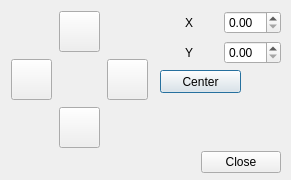
<?xml version="1.0" encoding="UTF-8"?>
<ui version="4.0">
 <class>PositionDialog</class>
 <widget class="QDialog" name="PositionDialog">
  <property name="geometry">
   <rect>
    <x>0</x>
    <y>0</y>
    <width>291</width>
    <height>180</height>
   </rect>
  </property>
  <property name="minimumSize">
   <size>
    <width>291</width>
    <height>180</height>
   </size>
  </property>
  <property name="maximumSize">
   <size>
    <width>291</width>
    <height>180</height>
   </size>
  </property>
  <property name="windowTitle">
   <string>Change Coordinates</string>
  </property>
  <property name="locale">
   <locale language="English" country="UnitedStates"/>
  </property>
  <widget class="QPushButton" name="centerButton">
   <property name="geometry">
    <rect>
     <x>160</x>
     <y>70</y>
     <width>81</width>
     <height>23</height>
    </rect>
   </property>
   <property name="text">
    <string>Center</string>
   </property>
  </widget>
  <widget class="QDialogButtonBox" name="buttonBox">
   <property name="geometry">
    <rect>
     <x>30</x>
     <y>150</y>
     <width>251</width>
     <height>25</height>
    </rect>
   </property>
   <property name="orientation">
    <enum>Qt::Horizontal</enum>
   </property>
   <property name="standardButtons">
    <set>QDialogButtonBox::Close</set>
   </property>
  </widget>
  <widget class="QWidget" name="layoutWidget">
   <property name="geometry">
    <rect>
     <x>160</x>
     <y>10</y>
     <width>121</width>
     <height>56</height>
    </rect>
   </property>
   <layout class="QGridLayout" name="gridLayout_2">
    <item row="1" column="1">
     <widget class="QDoubleSpinBox" name="ySpinBox"/>
    </item>
    <item row="0" column="1">
     <widget class="QDoubleSpinBox" name="xSpinBox"/>
    </item>
    <item row="0" column="0">
     <widget class="QLabel" name="label">
      <property name="text">
       <string>X</string>
      </property>
      <property name="alignment">
       <set>Qt::AlignCenter</set>
      </property>
     </widget>
    </item>
    <item row="1" column="0">
     <widget class="QLabel" name="label_2">
      <property name="text">
       <string>Y</string>
      </property>
      <property name="alignment">
       <set>Qt::AlignCenter</set>
      </property>
     </widget>
    </item>
   </layout>
  </widget>
  <widget class="QWidget" name="gridLayoutWidget">
   <property name="geometry">
    <rect>
     <x>10</x>
     <y>10</y>
     <width>141</width>
     <height>141</height>
    </rect>
   </property>
   <layout class="QGridLayout" name="gridLayout">
    <item row="1" column="0">
     <widget class="QPushButton" name="leftButton">
      <property name="minimumSize">
       <size>
        <width>41</width>
        <height>41</height>
       </size>
      </property>
      <property name="maximumSize">
       <size>
        <width>41</width>
        <height>41</height>
       </size>
      </property>
      <property name="text">
       <string/>
      </property>
     </widget>
    </item>
    <item row="1" column="2">
     <widget class="QPushButton" name="rightButton">
      <property name="minimumSize">
       <size>
        <width>41</width>
        <height>41</height>
       </size>
      </property>
      <property name="maximumSize">
       <size>
        <width>41</width>
        <height>41</height>
       </size>
      </property>
      <property name="text">
       <string/>
      </property>
     </widget>
    </item>
    <item row="0" column="1">
     <widget class="QPushButton" name="upButton">
      <property name="minimumSize">
       <size>
        <width>41</width>
        <height>41</height>
       </size>
      </property>
      <property name="maximumSize">
       <size>
        <width>41</width>
        <height>41</height>
       </size>
      </property>
      <property name="text">
       <string/>
      </property>
     </widget>
    </item>
    <item row="2" column="1">
     <widget class="QPushButton" name="downButton">
      <property name="minimumSize">
       <size>
        <width>41</width>
        <height>41</height>
       </size>
      </property>
      <property name="maximumSize">
       <size>
        <width>41</width>
        <height>41</height>
       </size>
      </property>
      <property name="text">
       <string/>
      </property>
     </widget>
    </item>
   </layout>
  </widget>
 </widget>
 <resources/>
 <connections>
  <connection>
   <sender>buttonBox</sender>
   <signal>accepted()</signal>
   <receiver>PositionDialog</receiver>
   <slot>accept()</slot>
   <hints>
    <hint type="sourcelabel">
     <x>210</x>
     <y>264</y>
    </hint>
    <hint type="destinationlabel">
     <x>157</x>
     <y>274</y>
    </hint>
   </hints>
  </connection>
  <connection>
   <sender>buttonBox</sender>
   <signal>rejected()</signal>
   <receiver>PositionDialog</receiver>
   <slot>reject()</slot>
   <hints>
    <hint type="sourcelabel">
     <x>210</x>
     <y>264</y>
    </hint>
    <hint type="destinationlabel">
     <x>274</x>
     <y>274</y>
    </hint>
   </hints>
  </connection>
 </connections>
</ui>
